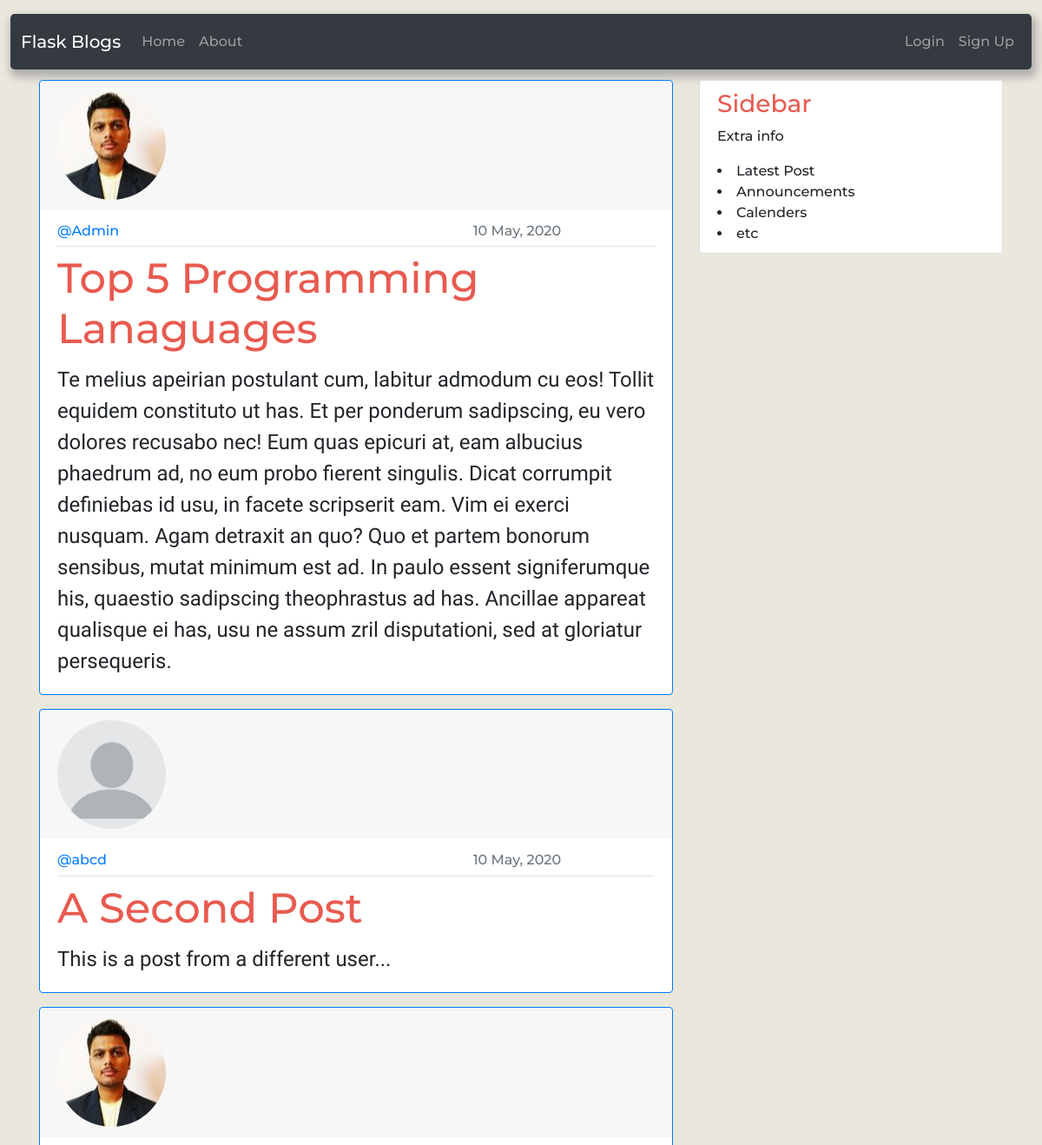
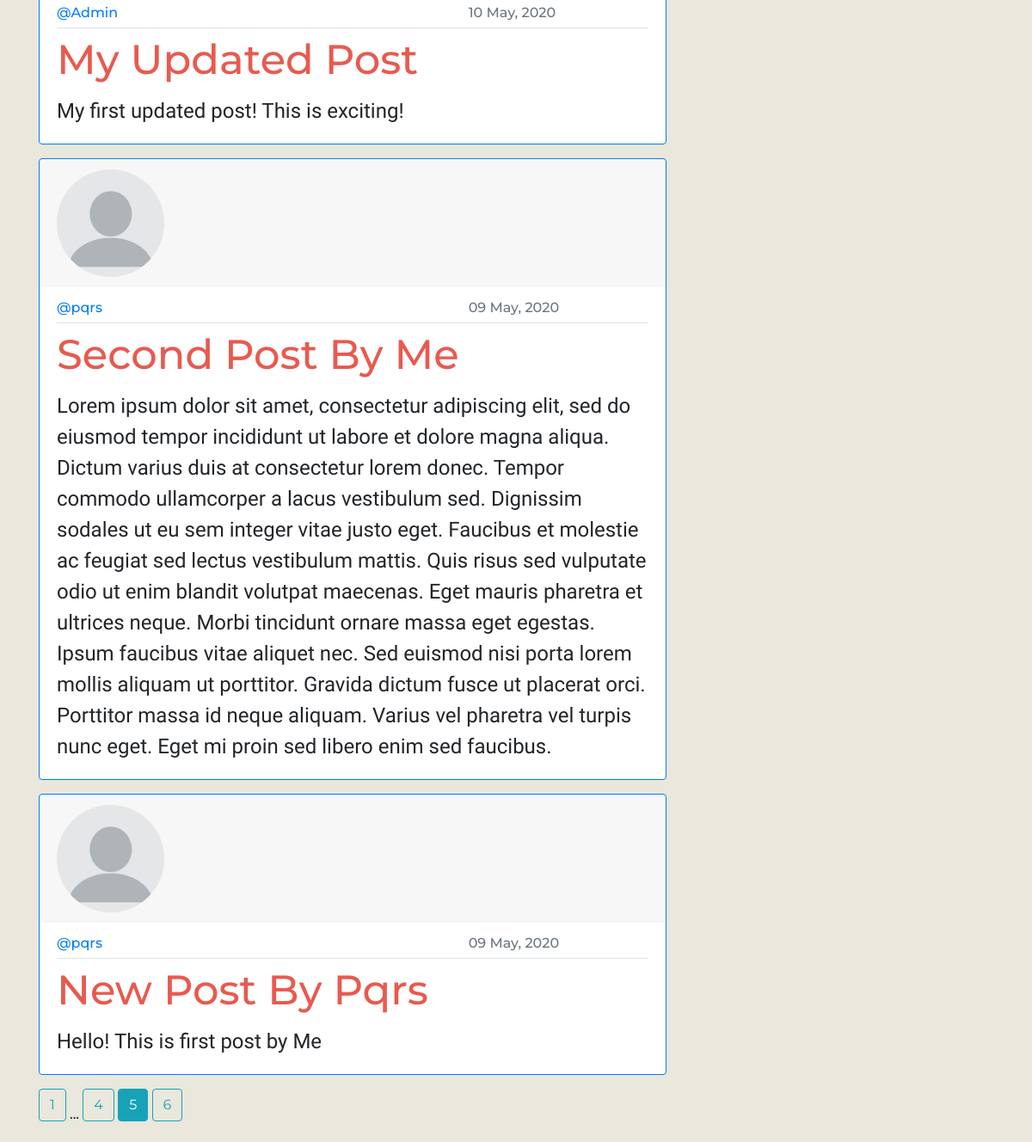
/home?page=5, run on the app's committed database (2 pictures, top to bottom).
### flaskblog/models.py (models this page shows, shortened)
class Post(db.Model):
    id = db.Column(db.Integer, primary_key=True)
    title = db.Column(db.String(100), nullable=False)
    date_posted = db.Column(db.DateTime, nullable=False, default=datetime.utcnow)
    content = db.Column(db.Text, nullable=False)
    user_id = db.Column(db.Integer, db.ForeignKey('user.id'), nullable=False)

class User(db.Model,UserMixin):
    id = db.Column(db.Integer, primary_key=True)
    username = db.Column(db.String(20), unique=True, nullable=False)
    email = db.Column(db.String(120), unique=True, nullable=False)
    image_file = db.Column(db.String(20), nullable=False, default='default.jpg')
    password = db.Column(db.String(60), nullable=False)
    posts = db.relationship('Post', backref='author', lazy=True)

### flaskblog/main/routes.py (the view)
@main.route("/")
@main.route("/home")
def home():
    page = request.args.get('page',1,type = int)
    posts = Post.query.order_by(Post.date_posted.desc()).paginate(page=page,per_page=5)
    return render_template("home.html",posts=posts)

### flaskblog/templates/home.html
{% extends "base.html" %}
{% block content %}
{% for post in posts.items %}
<div class="card border-primary profile-info flex-row flex-wrap">
  <div class="card-header border-0 col-12">
      <img src="{{url_for('static',filename='profile_pics/'+post.author.image_file)}}" class="card-img-top rounded-circle account-img" alt="profile pic">
  </div>
  <div class="card-body">
      <h6 class="card-subtitle mb-2 pb-2 text-muted border-bottom">
        <div class="row d-flex justify-content-between">
          <div class="col col-4 d-flex align-items-center">
            <a href="{{url_for('users.user_posts',username = post.author.username)}}">
              @{{post.author.username}}
          </a>
          </div>
          <div class="col col-4 d-flex align-items-center">{{post.date_posted.strftime('%d %B, %Y')}}</div>
        </div>
      </h6>
      <h5 class="card-title"><a class="post-detail-title"href="{{url_for('posts.post',post_id=post.id)}}">{{post.title}}</a></h5>
      <p class="card-text">
        {{post.content}}
      </p>
  </div>
</div>
{% endfor %}
{% for page_num in posts.iter_pages(left_edge=1,right_edge=1,left_current=1,right_current=2)  %}
  {% if page_num  %}
    {% if posts.page == page_num %}
      <a class ="btn  btn-info mb-4" href="{{url_for('main.home',page=page_num)}}">{{page_num}}</a>
    {% else %}
    <a class ="btn  btn-outline-info mb-4" href="{{url_for('main.home',page=page_num)}}">{{page_num}}</a>
    {% endif %}
    {% else %}
    ...
  {% endif %}
{% endfor %}
{% endblock content %}

### flaskblog/static/main.css (style rules this page uses)
body { background-color: #EAE7DC; margin-top: 1rem; font-family: 'Montserrat', sans-serif; font-size: medium; font-weight: 500; }
h1,h2,h3,h4,h5,h6 { color: #E85A4F; }
.post-detail-title { color: #E85A4F; font-size: 3rem; }
.card-subtitle { flex-direction: row; justify-content: flex-end; }
.card-text { font-family: 'Indie Flower', cursive; font-size: x-large; }
.profile-info { margin-bottom: 1rem; }
.account-img { height: 125px; width: 125px; }

### data on the page
Post: image_file (picture), author.username "Admin", date_posted "10 May, 2020", title "Top 5 Programming Lanaguages", content "Te melius apeirian postulant cum, labitur admodum cu eos! Tollit equidem constituto ut has. Et per ponderum sadipscing, eu vero dolores recusabo nec! Eum quas epicuri at, eam albucius phaedrum ad, no eum probo fierent singulis. Dicat corrumpit definiebas id usu, in facete scripserit eam. Vim ei exerci nusquam. Agam detraxit an quo? Quo et partem bonorum sensibus, mutat minimum est ad. In paulo essent signiferumque his, quaestio sadipscing theophrastus ad has. Ancillae appareat qualisque ei has, usu ne assum zril disputationi, sed at gloriatur persequeris."
Post: image_file (placeholder picture), author.username "abcd", date_posted "10 May, 2020", title "A Second Post", content "This is a post from a different user..."
Post: image_file (picture), author.username "Admin", date_posted "10 May, 2020", title "My Updated Post", content "My first updated post! This is exciting!"
Post: image_file (placeholder picture), author.username "pqrs", date_posted "09 May, 2020", title "Second Post By Me", content "Lorem ipsum dolor sit amet, consectetur adipiscing elit, sed do eiusmod tempor incididunt ut labore et dolore magna aliqua. Dictum varius duis at consectetur lorem donec. Tempor commodo ullamcorper a lacus vestibulum sed. Dignissim sodales ut eu sem integer vitae justo eget. Faucibus et molestie ac feugiat sed lectus vestibulum mattis. Quis risus sed vulputate odio ut enim blandit volutpat maecenas. Eget mauris pharetra et ultrices neque. Morbi tincidunt ornare massa eget egestas. Ipsum faucibus vitae aliquet nec. Sed euismod nisi porta lorem mollis aliquam ut porttitor. Gravida dictum fusce ut placerat orci. Porttitor massa id neque aliquam. Varius vel pharetra vel turpis nunc eget. Eget…"
Post: image_file (placeholder picture), author.username "pqrs", date_posted "09 May, 2020", title "New Post By Pqrs", content "Hello! This is first post by Me"

### other printed values
{{ page_num }} "1" "4" "6"
{{ page_num }} "5"
